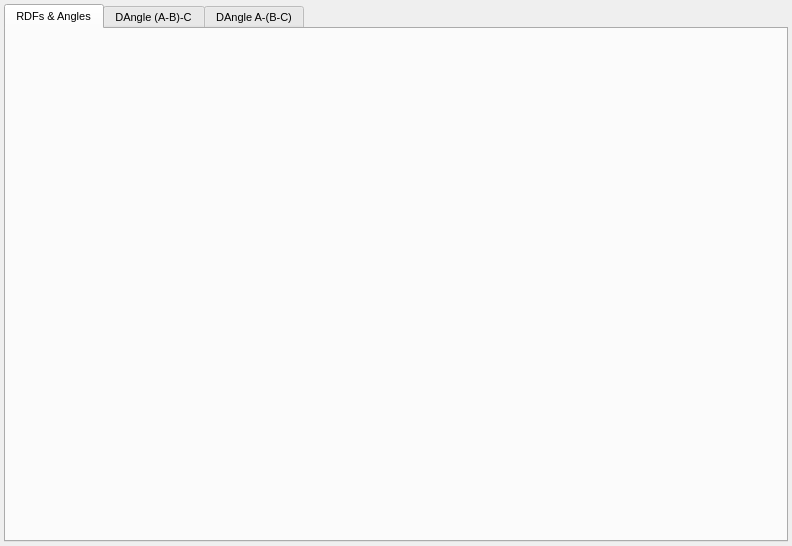
<?xml version="1.0" encoding="UTF-8"?>
<ui version="4.0">
 <class>AngleModuleWidget</class>
 <widget class="QWidget" name="AngleModuleWidget">
  <property name="geometry">
   <rect>
    <x>0</x>
    <y>0</y>
    <width>792</width>
    <height>546</height>
   </rect>
  </property>
  <property name="sizePolicy">
   <sizepolicy hsizetype="Expanding" vsizetype="Expanding">
    <horstretch>0</horstretch>
    <verstretch>0</verstretch>
   </sizepolicy>
  </property>
  <property name="font">
   <font>
    <pointsize>8</pointsize>
   </font>
  </property>
  <property name="windowTitle">
   <string>DAngle Controls</string>
  </property>
  <layout class="QVBoxLayout" name="verticalLayout_2">
   <property name="spacing">
    <number>4</number>
   </property>
   <property name="leftMargin">
    <number>4</number>
   </property>
   <property name="topMargin">
    <number>4</number>
   </property>
   <property name="rightMargin">
    <number>4</number>
   </property>
   <property name="bottomMargin">
    <number>4</number>
   </property>
   <item>
    <widget class="QTabWidget" name="tabWidget">
     <property name="currentIndex">
      <number>0</number>
     </property>
     <widget class="QWidget" name="RDFAngleTab">
      <attribute name="title">
       <string>RDFs &amp;&amp; Angles</string>
      </attribute>
      <layout class="QVBoxLayout" name="verticalLayout">
       <property name="spacing">
        <number>4</number>
       </property>
       <property name="leftMargin">
        <number>4</number>
       </property>
       <property name="topMargin">
        <number>4</number>
       </property>
       <property name="rightMargin">
        <number>4</number>
       </property>
       <property name="bottomMargin">
        <number>4</number>
       </property>
       <item>
        <widget class="DataWidget" name="RDFABPlotWidget" native="true">
         <property name="sizePolicy">
          <sizepolicy hsizetype="Expanding" vsizetype="Expanding">
           <horstretch>0</horstretch>
           <verstretch>0</verstretch>
          </sizepolicy>
         </property>
        </widget>
       </item>
       <item>
        <widget class="DataWidget" name="RDFBCPlotWidget" native="true">
         <property name="sizePolicy">
          <sizepolicy hsizetype="Expanding" vsizetype="Expanding">
           <horstretch>0</horstretch>
           <verstretch>0</verstretch>
          </sizepolicy>
         </property>
        </widget>
       </item>
       <item>
        <widget class="DataWidget" name="AnglePlotWidget" native="true">
         <property name="sizePolicy">
          <sizepolicy hsizetype="Expanding" vsizetype="Expanding">
           <horstretch>0</horstretch>
           <verstretch>0</verstretch>
          </sizepolicy>
         </property>
        </widget>
       </item>
      </layout>
     </widget>
     <widget class="QWidget" name="DAngleTab1">
      <attribute name="title">
       <string>DAngle (A-B)-C</string>
      </attribute>
      <layout class="QVBoxLayout" name="verticalLayout_3">
       <property name="spacing">
        <number>4</number>
       </property>
       <property name="leftMargin">
        <number>4</number>
       </property>
       <property name="topMargin">
        <number>4</number>
       </property>
       <property name="rightMargin">
        <number>4</number>
       </property>
       <property name="bottomMargin">
        <number>4</number>
       </property>
       <item>
        <widget class="DataWidget" name="DAngleABPlotWidget" native="true">
         <property name="sizePolicy">
          <sizepolicy hsizetype="Expanding" vsizetype="Expanding">
           <horstretch>0</horstretch>
           <verstretch>0</verstretch>
          </sizepolicy>
         </property>
        </widget>
       </item>
      </layout>
     </widget>
     <widget class="QWidget" name="DAngleTab2">
      <attribute name="title">
       <string>DAngle A-(B-C)</string>
      </attribute>
      <layout class="QVBoxLayout" name="verticalLayout_4">
       <property name="spacing">
        <number>4</number>
       </property>
       <property name="leftMargin">
        <number>4</number>
       </property>
       <property name="topMargin">
        <number>4</number>
       </property>
       <property name="rightMargin">
        <number>4</number>
       </property>
       <property name="bottomMargin">
        <number>4</number>
       </property>
       <item>
        <widget class="DataWidget" name="DAngleBCPlotWidget" native="true">
         <property name="sizePolicy">
          <sizepolicy hsizetype="Expanding" vsizetype="Expanding">
           <horstretch>0</horstretch>
           <verstretch>0</verstretch>
          </sizepolicy>
         </property>
        </widget>
       </item>
      </layout>
     </widget>
    </widget>
   </item>
  </layout>
 </widget>
 <customwidgets>
  <customwidget>
   <class>DataWidget</class>
   <extends>QWidget</extends>
   <header>gui/dataWidget.h</header>
   <container>1</container>
  </customwidget>
 </customwidgets>
 <resources/>
 <connections/>
</ui>
